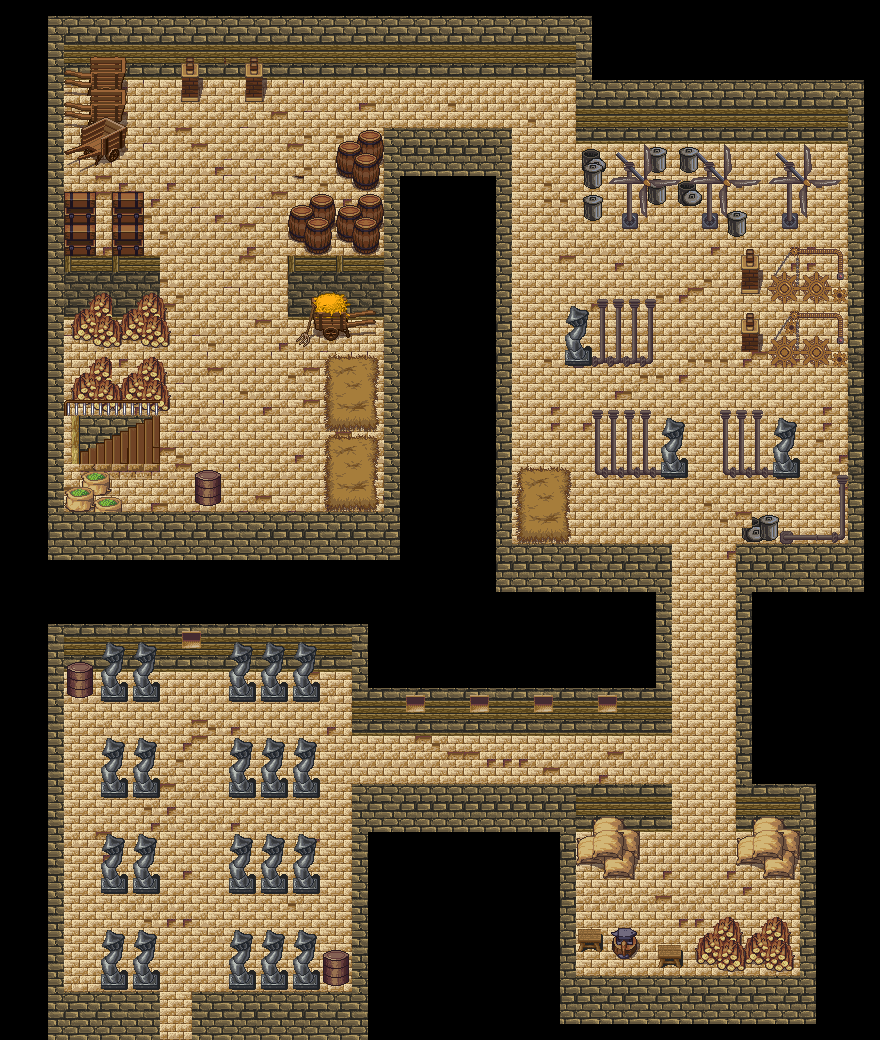

Below is a game level as drawn by its tile map, then a one-line description and the .tmx that defines it (tile-layer data replaced by summaries):
An orthogonal 55x65 tile map with 16x16 px tiles, 3 tile layers (Kachelebene 1, barriere1, barriere2), 3 tilesets and 34 objects.

<map version="1.0" orientation="orthogonal" renderorder="right-down" width="55" height="65" tilewidth="16" tileheight="16" nextobjectid="134">
 <tileset firstgid="1" name="town" tilewidth="16" tileheight="16" tilecount="1024" columns="32">
  <image source="tilesets/town.png" width="512" height="512" />
 </tileset>
 <tileset firstgid="1025" name="obj_misk_atlas" tilewidth="16" tileheight="16" tilecount="4096" columns="64">
  <image source="tilesets/obj_misk_atlas.png" width="1024" height="1024" />
 </tileset>
 <tileset firstgid="5121" name="build_atlas" tilewidth="16" tileheight="16" tilecount="4096" columns="64">
  <image source="tilesets/build_atlas.png" width="1024" height="1024" />
 </tileset>
 <layer name="Kachelebene 1" width="55" height="65">
  <data>[3575 cells, 2544 non-empty, 61 distinct tile ids]</data>
 </layer>
 <layer name="barriere1" width="55" height="65">
  <data>[3575 cells, 556 non-empty, 141 distinct tile ids]</data>
 </layer>
 <layer name="barriere2" width="55" height="65">
  <data>[3575 cells, 343 non-empty, 182 distinct tile ids]</data>
 </layer>
 <objectgroup name="barrieren">
  <object id="86" x="160" y="1040">
   <polyline points="0,0 0,-96 -16,-112 -48,-112 -64,-96 -64,-48 -96,-48 -96,-336 -16,-336 0,-352 0,-368 64,-368 64,-352 80,-336 144,-336 160,-352 160,-368 192,-368 192,-304 512,-304 512,-496" />
  </object>
  <object id="87" x="192" y="1040">
   <polyline points="0,0 0,-48 32,-48 32,-96 48,-112 112,-112 128,-96 160,-96 160,-256 480,-256 480,-208 448,-208 448,-176 432,-160 384,-160 384,-112 432,-112 464,-96 496,-96 544,-128 608,-128 608,-160 576,-160 544,-176 544,-496 560,-528 576,-528 592,-512 640,-512 640,-560 656,-576 656,-672 576,-672 544,-688 544,-800 512,-816 496,-832 464,-832 448,-816 400,-816 384,-832 384,-960 192,-960" />
  </object>
  <object id="88" x="672" y="544">
   <polyline points="0,0 -160,0 -160,-416 -288,-416 -336,-400 -336,-352 -384,-336 -384,-224 -352,-208 -288,-208 -288,-32 -544,-32 -560,-80 -528,-80 -576,-128 -512,-128 -503,-148 -512,-240 -512,-288 -528,-288 -528,-352 -608,-352 -608,-368 -544,-400 -544,-464 -496,-464 -480.5,-439 -464,-464 -432,-464 -416,-439.5 -400,-464 -288,-464" />
  </object>
  <object id="95" x="96" y="832" width="64" height="64">
   <ellipse />
  </object>
  <object id="96" x="96" y="736" width="64" height="64">
   <ellipse />
  </object>
  <object id="101" x="722" y="411" width="77" height="72">
   <ellipse />
  </object>
  <object id="102" x="569.5" y="296" width="77" height="72">
   <ellipse />
  </object>
  <object id="103" x="587.5" y="408" width="77" height="72">
   <ellipse />
  </object>
  <object id="105" x="624" y="416" width="64" height="64">
   <ellipse />
  </object>
  <object id="107" x="224" y="736" width="64" height="64">
   <ellipse />
  </object>
  <object id="108" x="256" y="736" width="64" height="64">
   <ellipse />
  </object>
  <object id="109" x="256" y="832" width="64" height="64">
   <ellipse />
  </object>
  <object id="110" x="224" y="832" width="64" height="64">
   <ellipse />
  </object>
 </objectgroup>
 <objectgroup name="enemyHumanoid">
  <properties>
   <property name="typ" value="raider-1" />
  </properties>
  <object id="56" x="240" y="256" width="16" height="16">
   <properties>
    <property name="typ" value="raider-2" />
   </properties>
  </object>
  <object id="57" x="240" y="112" width="16" height="16">
   <properties>
    <property name="typ" value="raider-2" />
   </properties>
  </object>
  <object id="58" x="240" y="448" width="16" height="16">
   <properties>
    <property name="typ" value="raider-1" />
   </properties>
  </object>
  <object id="118" x="208" y="304" width="16" height="16">
   <properties>
    <property name="typ" value="raider-2" />
   </properties>
  </object>
  <object id="120" x="544" y="384" width="16" height="16">
   <properties>
    <property name="typ" value="raider-2" />
   </properties>
  </object>
  <object id="121" x="544" y="496" width="16" height="16">
   <properties>
    <property name="typ" value="raider-2" />
   </properties>
  </object>
  <object id="123" x="800" y="384" width="16" height="16">
   <properties>
    <property name="typ" value="raider-2" />
   </properties>
  </object>
  <object id="124" x="688" y="240" width="16" height="16">
   <properties>
    <property name="typ" value="raider-2" />
   </properties>
  </object>
  <object id="125" x="576" y="752" width="16" height="16">
   <properties>
    <property name="typ" value="raider-1" />
   </properties>
  </object>
  <object id="126" x="736" y="880" width="16" height="16">
   <properties>
    <property name="typ" value="raider-1" />
   </properties>
  </object>
  <object id="127" x="688" y="912" width="16" height="16">
   <properties>
    <property name="typ" value="raider-1" />
   </properties>
  </object>
  <object id="128" x="688" y="512" width="16" height="16">
   <properties>
    <property name="typ" value="raider-1" />
   </properties>
  </object>
 </objectgroup>
 <objectgroup name="startpunkt">
  <object id="7" x="176" y="976" width="16" height="16">
   <properties>
    <property name="start" value="sued" />
   </properties>
  </object>
  <object id="111" x="160" y="432" width="16" height="16">
   <properties>
    <property name="start" value="nord" />
   </properties>
  </object>
 </objectgroup>
 <objectgroup name="areaborder">
  <object id="81" x="160" y="1024">
   <properties>
    <property name="ausgang" value="sued" />
    <property name="nextMap" value="11" />
   </properties>
   <polyline points="0,0 32,0" />
  </object>
  <object id="99" x="136" y="460.667">
   <properties>
    <property name="ausgang" value="sued" />
    <property name="nextMap" value="9012" />
   </properties>
   <polyline points="0,0 0,-48" />
  </object>
  <object id="112" x="208" y="896">
   <properties>
    <property name="dialog" value="27" />
    <property name="nachbedtrue" value="19" />
    <property name="vorbed" value="18" />
   </properties>
   <polyline points="-70,36 42,36" />
  </object>
 </objectgroup>
 <objectgroup name="schatztruhen">
  <object id="113" x="665.667" y="207.667" width="16" height="16">
   <properties>
    <property name="Inhalt" value="NahrungM1" />
    <property name="typ" value="2" />
   </properties>
  </object>
  <object id="129" x="832" y="384" width="16" height="16">
   <properties>
    <property name="Inhalt" value="Nahrung1" />
    <property name="typ" value="2" />
   </properties>
  </object>
  <object id="132" x="88" y="171.5" width="16" height="16">
   <properties>
    <property name="Inhalt" value="Nahrung2" />
    <property name="typ" value="2" />
   </properties>
  </object>
  <object id="133" x="288" y="489.5" width="16" height="16">
   <properties>
    <property name="Inhalt" value="Nahrung1" />
    <property name="typ" value="2" />
   </properties>
  </object>
 </objectgroup>
</map>
